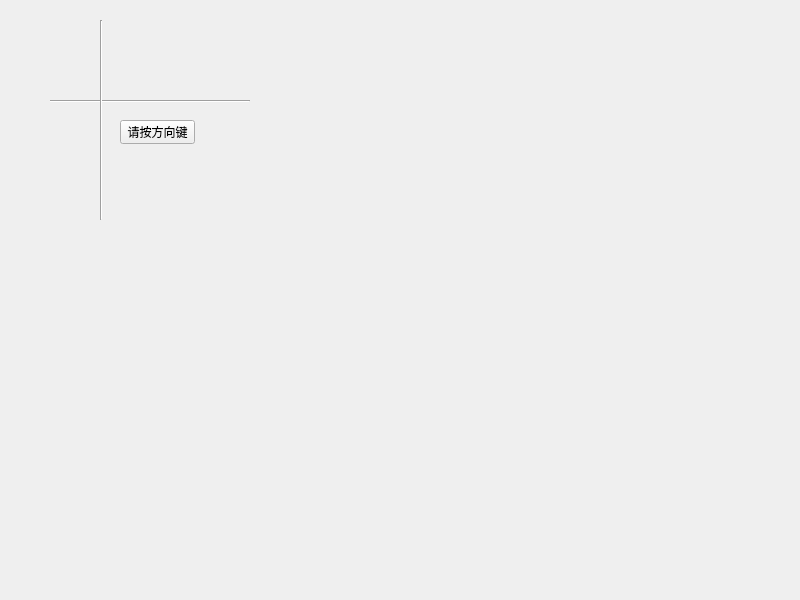
<?xml version="1.0" encoding="UTF-8"?>
<ui version="4.0">
 <class>Widget</class>
 <widget class="QWidget" name="Widget">
  <property name="geometry">
   <rect>
    <x>0</x>
    <y>0</y>
    <width>800</width>
    <height>600</height>
   </rect>
  </property>
  <property name="windowTitle">
   <string>Widget</string>
  </property>
  <widget class="Line" name="line">
   <property name="geometry">
    <rect>
     <x>50</x>
     <y>100</y>
     <width>200</width>
     <height>3</height>
    </rect>
   </property>
   <property name="orientation">
    <enum>Qt::Horizontal</enum>
   </property>
  </widget>
  <widget class="Line" name="line_2">
   <property name="geometry">
    <rect>
     <x>100</x>
     <y>20</y>
     <width>3</width>
     <height>200</height>
    </rect>
   </property>
   <property name="orientation">
    <enum>Qt::Vertical</enum>
   </property>
  </widget>
  <widget class="QPushButton" name="pushButton">
   <property name="geometry">
    <rect>
     <x>120</x>
     <y>120</y>
     <width>75</width>
     <height>24</height>
    </rect>
   </property>
   <property name="text">
    <string>请按方向键</string>
   </property>
  </widget>
 </widget>
 <resources/>
 <connections/>
</ui>
